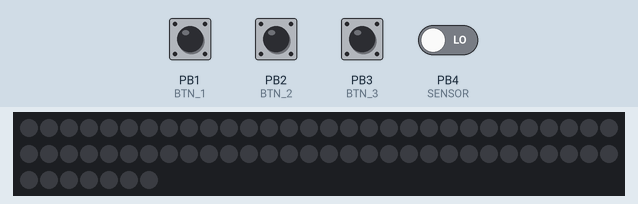
Simulated run of this sketch. Board: ATtiny85, built with avr-gcc and run on an emulated ATtiny85. Shown: 67 RGB LEDs in strip order, left to right, continuing on the next row. The inputs (shaded band) are chosen by the test bench; at power-on: PB1 (BTN_1), PB2 (BTN_2), PB3 (BTN_3), PB4 (SENSOR) LOW.

Above: at 1.2 s.
1.3 s: PB2 (BTN_2) pulled HIGH for 0.15 s
At 4.2 s:
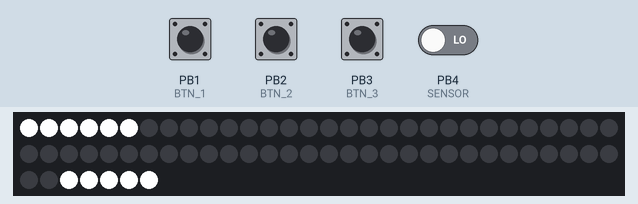
At 18.3 s:
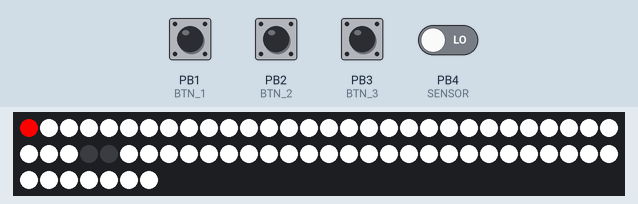
Timing chart, 0 to 19.8 s (numbered marks = the images above; inputs shaded):
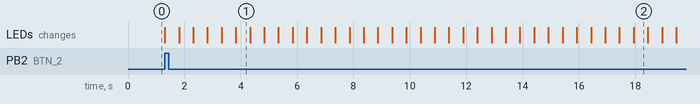

Measured:
- after the input at 1.3 s, the LEDs: first change at once (image 1 shows a later state)

The sketch:

ArquiTFG_ARD_PRO.ino
```cpp
// (licence header left out)
#include <Adafruit_NeoPixel.h>
#ifdef __AVR__
 #include <avr/power.h> // Required for 16 MHz Adafruit Trinket
#endif

// Which pin on the Arduino is connected to the NeoPixels?
#define LED        0 // On Trinket or Gemma, suggest changing this to 1
#define SENSOR     4 // On Trinket or Gemma, suggest changing this to 1
#define BTN_1     1 // On Trinket or Gemma, suggest changing this to 1
#define BTN_2     2 // On Trinket or Gemma, suggest changing this to 1
#define BTN_3     3 // On Trinket or Gemma, suggest changing this to 1


// How many NeoPixels are attached to the Arduino?
#define NUMPIXELS 67 // Popular NeoPixel ring size

Adafruit_NeoPixel pixels(NUMPIXELS, LED, NEO_GRB + NEO_KHZ800);

#define DELAYVAL 50 // Time (in milliseconds) to pause between pixels

void setup() {
//    pinMode(SENSOR, INPUT_PULLUP);
  pinMode(SENSOR, INPUT);
  pinMode(BTN_1 , INPUT);
  pinMode(BTN_2 , INPUT);
  pinMode(BTN_3 , INPUT);

  pixels.begin(); // INITIALIZE NeoPixel strip object (REQUIRED)

  Serial.begin(9600);

  // These lines are specifically to support the Adafruit Trinket 5V 16 MHz.
  // Any other board, you can remove this part (but no harm leaving it):

  #if defined(__AVR_ATtiny85__) && (F_CPU == 16000000)
    clock_prescale_set(clock_div_1);
  #endif
  // END of Trinket-specific code.

}

int led=0;

void secuenciaLed(int R, int G, int B, int timeDelay){

  for(int i=0; i<NUMPIXELS/2; i++) {
    led= NUMPIXELS-i;
    pixels.setPixelColor(i, pixels.Color(R, G, B));
    pixels.setPixelColor(led, pixels.Color(R, G, B));
    pixels.show();   // Send the updated pixel colors to the hardware.
    delay(timeDelay); // Pause before next pass through loop
    }

}

void rainbow(int wait) {
  for(long firstPixelHue = 0; firstPixelHue < 5*65536; firstPixelHue += 256) {
    for(int i=0; i<NUMPIXELS/2; i++) {
      int pixelHue = firstPixelHue + (i * 65536L / pixels.numPixels());
      pixels.setPixelColor(i, pixels.gamma32(pixels.ColorHSV(pixelHue)));
    }
    pixels.show();
    delay(wait);
  }
}

void loop() {

  pixels.clear(); // Set all pixel colors to 'off'


  // Apagado
  if (digitalRead(BTN_1)){
    secuenciaLed(0, 0, 0, 10);


  }

  // Secuencia de Alimentacion
  if (digitalRead(BTN_2)){

    if (analogRead(0)>500){
      secuenciaLed(255, 255, 255, 500);

      if (digitalRead(SENSOR)){
        secuenciaLed(0, 255, 0, 500);

      }
      else{
        secuenciaLed(255, 0, 0, 500);

      }
    }

    else{
      rainbow(10);
    }

  }

  // Rayos X
  if (digitalRead(BTN_3)){
    secuenciaLed(255, 255, 255, 50  );

  }

  delay(100); // Pause before next pass through loop

}
```
